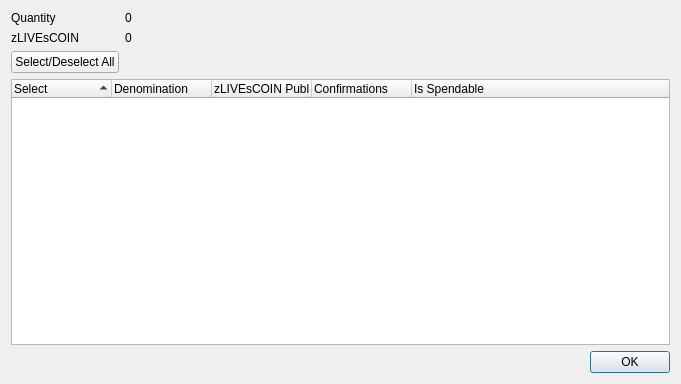
<?xml version="1.0" encoding="UTF-8"?>
<ui version="4.0">
 <class>ZLIVEsCOINControlDialog</class>
 <widget class="QDialog" name="ZLIVEsCOINControlDialog">
  <property name="geometry">
   <rect>
    <x>0</x>
    <y>0</y>
    <width>681</width>
    <height>384</height>
   </rect>
  </property>
  <property name="minimumSize">
   <size>
    <width>681</width>
    <height>384</height>
   </size>
  </property>
  <property name="windowTitle">
   <string>Select zLIVEsCOIN to Spend</string>
  </property>
  <layout class="QGridLayout" name="gridLayout">
   <item row="0" column="0">
    <layout class="QFormLayout" name="formLayout">
     <property name="sizeConstraint">
      <enum>QLayout::SetDefaultConstraint</enum>
     </property>
     <item row="0" column="0">
      <widget class="QLabel" name="labelQuantity">
       <property name="text">
        <string>Quantity</string>
       </property>
      </widget>
     </item>
     <item row="0" column="1">
      <widget class="QLabel" name="labelQuantity_int">
       <property name="text">
        <string>0</string>
       </property>
      </widget>
     </item>
     <item row="1" column="0">
      <widget class="QLabel" name="labelZLIVEsCOIN">
       <property name="text">
        <string>zLIVEsCOIN</string>
       </property>
      </widget>
     </item>
     <item row="1" column="1">
      <widget class="QLabel" name="labelZLIVEsCOIN_int">
       <property name="text">
        <string>0</string>
       </property>
      </widget>
     </item>
     <item row="2" column="0">
      <widget class="QPushButton" name="pushButtonAll">
       <property name="text">
        <string>Select/Deselect All</string>
       </property>
      </widget>
     </item>
    </layout>
   </item>
   <item row="1" column="0">
    <layout class="QVBoxLayout" name="verticalLayout">
     <item>
      <widget class="QTreeWidget" name="treeWidget">
       <property name="minimumSize">
        <size>
         <width>0</width>
         <height>250</height>
        </size>
       </property>
       <property name="alternatingRowColors">
        <bool>true</bool>
       </property>
       <property name="sortingEnabled">
        <bool>true</bool>
       </property>
       <property name="columnCount">
        <number>5</number>
       </property>
       <attribute name="headerDefaultSectionSize">
        <number>100</number>
       </attribute>
       <column>
        <property name="text">
         <string notr="true">Select</string>
        </property>
       </column>
       <column>
        <property name="text">
         <string notr="true">Denomination</string>
        </property>
       </column>
       <column>
        <property name="text">
         <string notr="true">zLIVEsCOIN Public ID</string>
        </property>
       </column>
       <column>
        <property name="text">
         <string notr="true">Confirmations</string>
        </property>
       </column>
       <column>
        <property name="text">
         <string>Is Spendable</string>
        </property>
       </column>
      </widget>
     </item>
     <item>
      <widget class="QDialogButtonBox" name="buttonBox">
       <property name="orientation">
        <enum>Qt::Horizontal</enum>
       </property>
       <property name="standardButtons">
        <set>QDialogButtonBox::Ok</set>
       </property>
      </widget>
     </item>
    </layout>
   </item>
  </layout>
 </widget>
 <resources/>
 <connections>
  <connection>
   <sender>buttonBox</sender>
   <signal>accepted()</signal>
   <receiver>ZLIVEsCOINControlDialog</receiver>
   <slot>accept()</slot>
   <hints>
    <hint type="sourcelabel">
     <x>248</x>
     <y>254</y>
    </hint>
    <hint type="destinationlabel">
     <x>157</x>
     <y>274</y>
    </hint>
   </hints>
  </connection>
  <connection>
   <sender>buttonBox</sender>
   <signal>rejected()</signal>
   <receiver>ZLIVEsCOINControlDialog</receiver>
   <slot>reject()</slot>
   <hints>
    <hint type="sourcelabel">
     <x>316</x>
     <y>260</y>
    </hint>
    <hint type="destinationlabel">
     <x>286</x>
     <y>274</y>
    </hint>
   </hints>
  </connection>
 </connections>
</ui>
